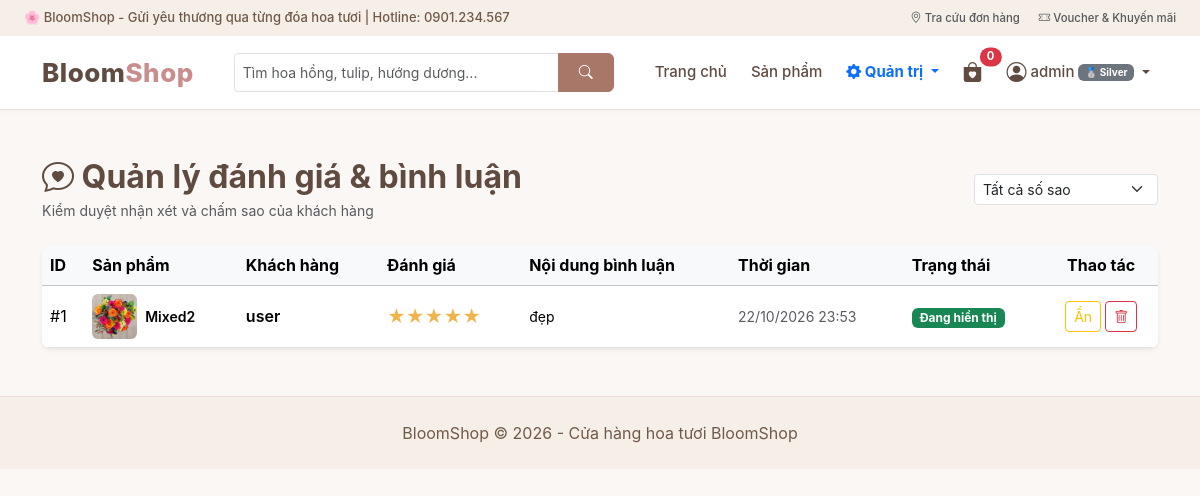
The page /index.php?act=quanlydanhgia (signed in) on the database its author committed.
### tables this page shows
CREATE TABLE `danhgia` (
  `id` int(11) NOT NULL AUTO_INCREMENT,
  `product_id` int(11) NOT NULL,
  `user_id` int(11) DEFAULT NULL,
  `user_name` varchar(100) NOT NULL,
  `rating` int(11) NOT NULL DEFAULT 5 COMMENT '1 - 5 sao',
  `content` text NOT NULL,
  `status` tinyint(1) DEFAULT 1 COMMENT '1: Hiển thị, 0: Ẩn',
  `created_at` datetime DEFAULT current_timestamp(),
  PRIMARY KEY (`id`),
  KEY `product_id` (`product_id`),
  CONSTRAINT `danhgia_ibfk_1` FOREIGN KEY (`product_id`) REFERENCES `sanpham` (`id`) ON DELETE CASCADE
);

CREATE TABLE `sanpham` (
  `id` int(11) NOT NULL AUTO_INCREMENT,
  `name` varchar(150) NOT NULL,
  `price` decimal(12,2) NOT NULL,
  `image` varchar(255) NOT NULL,
  `id_dm` int(11) NOT NULL,
  `sale_price` decimal(12,2) DEFAULT NULL,
  `is_sale` tinyint(1) DEFAULT 0,
  `description` text DEFAULT NULL,
  `so_luong` int(11) NOT NULL DEFAULT 0 COMMENT 'Ton kho hien tai',
  PRIMARY KEY (`id`),
  KEY `id_dm` (`id_dm`),
  CONSTRAINT `sanpham_ibfk_1` FOREIGN KEY (`id_dm`) REFERENCES `danhmuc` (`id`)
);

### controller/BaseController.php (called while the page is built, shortened)
<?php
class BaseController
{
    public function renderView($view_file, $data_truyen = [])
    {
        $asset_dir = file_exists('view/css/style.css') ? 'view' : (file_exists('../view/css/style.css') ? '../view' : 'view');
        extract($data_truyen);
        include __DIR__ . "/../view/header.php";
        include __DIR__ . "/../view/" . $view_file;
        include __DIR__ . "/../view/footer.php";
        exit;
    }
}

### controller/QuanTriController.php (called while the page is built, shortened)
<?php
require_once __DIR__ . '/BaseController.php';
require_once __DIR__ . '/../model/SanPhamModel.php';
class QuanTriController extends BaseController
{
    private $sanPhamModel;
    public function __construct()
    {
        $this->sanPhamModel = new SanPhamModel();
    }
    public function quanLyDanhGia()
    {
        $star = $this->get('star', null);
        $danhsach_dg = $this->sanPhamModel->getAllReviewsAdmin($star);
        $this->renderView('admin_danhgia.php', ['danhsach_dg' => $danhsach_dg]);
    }
}

### model/BaseModel.php (called while the page is built, shortened)
<?php
class BaseModel extends database
{
    private static $cached_conn = null;
    protected function get_conn()
    {
        if (self::$cached_conn === null) {
            self::$cached_conn = $this->connection_database();
        }
        return self::$cached_conn;
    }
    public function queryAll($sql, $params = [])
    {
        $conn = $this->get_conn();
        $stmt = $conn->prepare($sql);
        $stmt->execute($params);
        return $stmt->fetchAll(PDO::FETCH_ASSOC);
    }
    public function readitem($sql, $params = [])
    {
        return $this->queryAll($sql, $params);
    }
}

### model/SanPhamModel.php (called while the page is built, shortened)
<?php
require_once __DIR__ . '/BaseModel.php';
class SanPhamModel extends BaseModel
{
    public function getAllReviewsAdmin($star = null)
    {
        $where = "1=1";
        $params = [];
        $sql = "SELECT danhgia.*, sanpham.name AS product_name, sanpham.image AS product_image
                FROM danhgia
                JOIN sanpham ON danhgia.product_id = sanpham.id
                WHERE $where
                ORDER BY danhgia.id DESC";
        return $this->readitem($sql, $params);
    }
}

### view/admin_danhgia.php (the view, shortened to what this page needs)
<div class="container my-5">
    <div class="d-flex justify-content-between align-items-center mb-4 flex-wrap gap-2">
        <div>
            <h2 class="fw-bold mb-1" style="color: #604b41;">
                <i class="bi bi-chat-heart"></i> Quản lý đánh giá & bình luận
            </h2>
            <p class="text-muted small mb-0">Kiểm duyệt nhận xét và chấm sao của khách hàng</p>
        </div>
        <form method="GET" action="index.php" class="d-flex gap-2 align-items-center">
            <select name="star" class="form-select form-select-sm" onchange="this.form.submit()">
                <option value="">Tất cả số sao</option>
            </select>
        </form>
    </div>
    <div class="card border-0 shadow-sm rounded-3 overflow-hidden bg-white">
        <div class="table-responsive">
            <table class="table table-hover align-middle mb-0">
                <thead class="table-light">
                    <tr>
                        <th>ID</th>
                        <th>Sản phẩm</th>
                        <th>Khách hàng</th>
                        <th>Đánh giá</th>
                        <th>Nội dung bình luận</th>
                        <th>Thời gian</th>
                        <th>Trạng thái</th>
                        <th class="text-center">Thao tác</th>
                    </tr>
                </thead>
                <tbody>
                    <?php if (!empty($danhsach_dg)) { foreach ($danhsach_dg as $dg) { ?>
                        <tr>
                            <td>#<?= $dg['id'] ?></td>
                            <td>
                                <div class="d-flex align-items-center gap-2">
                                    <img src="<?= $asset_dir ?>/image/sanpham/<?= htmlspecialchars($dg['product_image']) ?>" width="45" height="45" class="rounded object-fit-cover" alt="" onerror="this.src='<?= $asset_dir ?>/image/banner.jpg'">
                                    <span class="small fw-semibold"><?= htmlspecialchars($dg['product_name']) ?></span>
                                </div>
                            </td>
                            <td>
                                <span class="fw-semibold"><?= htmlspecialchars($dg['user_name']) ?></span>
                            </td>
                            <td>
                                <div class="star-rating small">
                                    <?php for ($i = 1; $i <= 5; $i++) {
                                        echo ($i <= $dg['rating']) ? '★' : '☆';
                                    } ?>
                                </div>
                            </td>
                            <td>
                                <div class="small" style="max-width: 280px;"><?= nl2br(htmlspecialchars($dg['content'])) ?></div>
                            </td>
                            <td class="small text-muted"><?= date('d/m/Y H:i', strtotime($dg['created_at'])) ?></td>
                            <td>
                                <?php if ($dg['status'] == 1) { ?>
                                    <span class="badge bg-success">Đang hiển thị</span>
                                <?php } else { ?>
                                    <span class="badge bg-secondary">Đã ẩn</span>
                                <?php } ?>
                            </td>
                            <td class="text-center">
                                <div class="d-flex gap-1 justify-content-center">
                                    <form method="POST" action="index.php?act=doitrangthaidanhgia" class="d-inline">
                                        <button type="submit" class="btn btn-sm <?= ($dg['status'] == 1) ? 'btn-outline-warning' : 'btn-outline-success' ?>" title="<?= ($dg['status'] == 1) ? 'Ẩn đánh giá' : 'Hiện đánh giá' ?>">
                                            <?= ($dg['status'] == 1) ? 'Ẩn' : 'Hiện' ?>
                                        </button>
                                    </form>
                                    <form method="POST" action="index.php?act=xoadanhgia" class="d-inline" onsubmit="return confirm('Bạn có chắc muốn xóa đánh giá này?')">
                                        <button type="submit" name="xoadanhgia" class="btn btn-outline-danger btn-sm" title="Xóa đánh giá">
                                            <i class="bi bi-trash"></i>
                                        </button>
                                    </form>
                                </div>
                            </td>
                        </tr>
                    <?php }} else { ?>
                        <tr>
                            <td colspan="8" class="text-center py-4 text-muted">Không có đánh giá nào phù hợp.</td>
                        </tr>
                    <?php } ?>
                </tbody>
            </table>
        </div>
    </div>
</div>

### view/css/style.css (style rules this page uses)
:root { --bloom-primary: #a87768; --bloom-hover: #81594e; --bloom-dark: #604b41; --bloom-light: #faf7f5; --bloom-cream: #f5efe8; --bloom-accent: #c98d8d; --bloom-border: #ebdcd5; }
html { scroll-behavior: smooth; }
body { margin: 0; font-family: -apple-system, BlinkMacSystemFont, "Segoe UI", Roboto, "Helvetica Neue", Arial, sans-serif; background-color: var(--bloom-light); color: #4a3e3d; text-rendering: optimizeLegibility; -webkit-font-smoothing: antialiased; }
.table-responsive { -webkit-overflow-scrolling: touch; }
.star-rating { color: #f1b44c; font-size: 18px; }

### rows shown on the page
danhgia: id "1", product.image (picture), product.name "Mixed2", user_name "user", rating 5 (drawn), content "đẹp", created_at "22/10/2026 23:53", status "Đang hiển thị"

### other values the page prints
$cart_count "0"
$_SESSION['name'] "admin"
